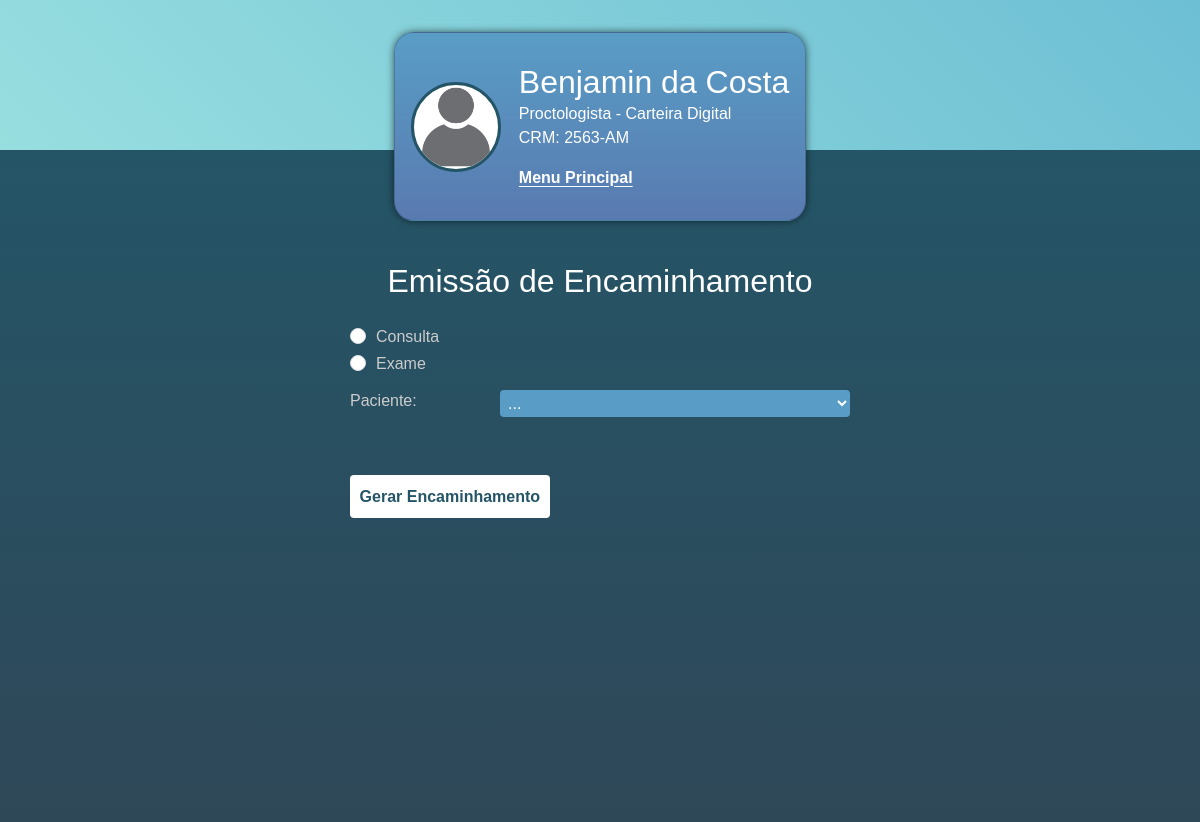
Screenshot of /gerar_encaminhamento with the database file from the repository.
### main/models.py (models this page shows, shortened)
class DimMedico(db.Model):
    _tablename_ = 'dim_medico'
    id_medico = db.Column(db.Integer, primary_key=True)
    cpf = db.Column(db.String(11), unique=True, nullable=False)
    pronome_tratamento = db.Column(db.String(10), nullable=False)
    nome = db.Column(db.String(100), nullable=False)
    crm = db.Column(db.String(20), unique=True, nullable=False)
    data_nascimento = db.Column(db.Date, nullable=True)
    telefone = db.Column(db.String(20), nullable=True)
    email = db.Column(db.String(100), nullable=True)
    senha = db.Column(db.String(255), nullable=True)
    access_key = db.Column(db.String(255), nullable=True)
    especialidade = db.Column(db.String(100), nullable=False)
    role = db.Column(db.String(10), default='medico')

### main/routes.py (the view, shortened to what this page needs)
@app.route('/gerar_encaminhamento', methods=['GET', 'POST'])
def gerar_encaminhamento():
    exames = DimTipoExame.query.all()
    medicos = DimMedico.query.filter(DimMedico.especialidade != "Clínico Geral").all()
    pacientes = DimPaciente.query.order_by(DimPaciente.nome).all()
    id_medico = choice([1, 2, 3, 4, 5, 6, 7])
    medico = DimMedico.query.get(id_medico)
    return render_template("gerar_encaminhamento_paciente.html",
                           exames=exames,
                           medicos=medicos,
                           pacientes=pacientes,
                           medico=medico
                           )

### main/templates/gerar_encaminhamento_paciente.html (shortened to what this page needs)
<!DOCTYPE html>
<html lang="pt-BR">
<head>
    {% include 'includes/bootstrap.html' %}
    <link rel="stylesheet" href="{{ url_for('static', filename='style.css') }}">
</head>
<body>
    <div class="">
        <header>
            {% include 'includes/card_medico.html' %}
        </header>
        <section class="services_area">
            <h2 class="mb-4" id="title_service">Emissão de Encaminhamento</h2>
            <div class="">
                <div class="">
                    <form method="POST" name="form_encaminhamento">
                        <div class="radio-panel" id="radio_panel">
                            <div class="form-check">
                              <input class="form-check-input" type="radio" value="1" id="rb_consulta" name="rb_tipo_encaminhamento">
                              <label class="form-check-label" for="rb_consulta">
                                Consulta
                              </label>
                            </div>
                            <div class="form-check">
                              <input class="form-check-input" type="radio" value="2" id="rb_exame" name="rb_tipo_encaminhamento">
                              <label class="form-check-label" for="rb_exame">
                                Exame
                              </label>
                            </div>
                        </div>
                        <div class="form-group" id="div_paciente">
                            <label for="input_paciente">Paciente:</label>
                            <select name="input_paciente" id="input_paciente">
                                <option value="...">...</option>
                            </select>
                        </div>
                        <input type="submit" class="mt-5 btn-accept" value="Gerar Encaminhamento">
                    </form>
                </div>
            </div>
        </section>
    </div>
</body>
</html>

### main/templates/includes/card_medico.html
<div class="card">
    <div class="infos">
        <div class="user_img">
            <img src="{{ url_for('static', filename='images/default.png') }}" alt="">
        </div>
        <div class="user_info">
            <h2 class="mb-0">{{medico.nome}}</h2>
            <p class="mb-0">{{medico.especialidade}} - Carteira Digital</p>
            <p class="mb-3">CRM: {{medico.crm}}</p>
            <a class="card-links" href="{{ url_for('menu_principal_medico') }}">
                <span class="card-links">Menu Principal</span>
            </a>
        </div>
    </div>
</div>

### main/static/style.css (style rules this page uses)
* { margin: 0; padding: 0; box-sizing: border-box; font-family: sans-serif; }
body { height: 100vh; background-color: #245567; }
header { position: static; height: 150px; background: linear-gradient(45deg, #97dedf, #6dbfd4); display: flex; justify-content: center; box-shadow: 2px 0px 8px -1px rgba(0,0,0,1); }
.card { height: 23%; margin-top: 2rem; position: absolute; border-radius: 20px; background: linear-gradient(#599dc6, #597ab0); min-width: 30%; display: flex; flex-direction: column; justify-content: center; color: #fff; box-shadow: 0px 0px 8px -1px rgba(0,0,0,0.75); }
.infos { display: flex; justify-content: center; gap: 18px; align-items: center; padding: 1rem; }
.user_img img { position: relative; width: 90px; height: 90px; background-color: #fff; border-radius: 50%; border: 3px solid #245567; object-fit: cover; }
.services_area { display: flex; flex-direction: column; align-items: center; width: 100%; height: 84vh; background: linear-gradient(#245567, #2f4858); overflow: hidden; }
#title_service { color: #fff; margin-top: 7rem; }
.user_info a { text-decoration: none; color: #fff; }
.form-group { margin-top: 10px; }
.form-group select { margin-top: 4px; background-color: #599dc6; color: #FFF; border: none; padding: 4px; border-radius: 4px; }
.form-group { display: flex; justify-content: space-between; align-items: center; margin-bottom: 18px; }
label { flex-basis: 40%; text-align: left; color: #ccc; }
input[type="text"], input[type="date"], input[type="email"], input[type="tel"], select { flex-basis: 60%; padding: 10px; border-radius: 15px; border: 1px solid #ccc; }
.radio-panel input[type="radio"], .radio-panel label { display: inline-block; vertical-align: middle; margin-right: 10px; }
.btn-accept { border: none; margin-right: 1rem; text-decoration: none; background-color: #fff; color: #245567; font-weight: bold; padding: .6rem; border-radius: 4px; cursor: pointer; transition: all .324s; }
.card-links { font-weight: bold; text-decoration: underline; text-underline-offset: 3px; }

### main/templates/gerar_encaminhamento_paciente.html (style rules this page uses)
form { min-width: 500px; margin: auto; }
.form-group { display: flex; justify-content: space-between; align-items: center; margin-bottom: 10px; }
label { flex-basis: 30%; text-align: left; }
input[type="text"], input[type="date"], input[type="email"], input[type="tel"], select { flex-basis: 70%; padding: 10px; border-radius: 15px; border: 1px solid #ccc; }

### rows the page displays
DimMedico: nome "Benjamin da Costa", especialidade "Proctologista", crm "2563-AM"
